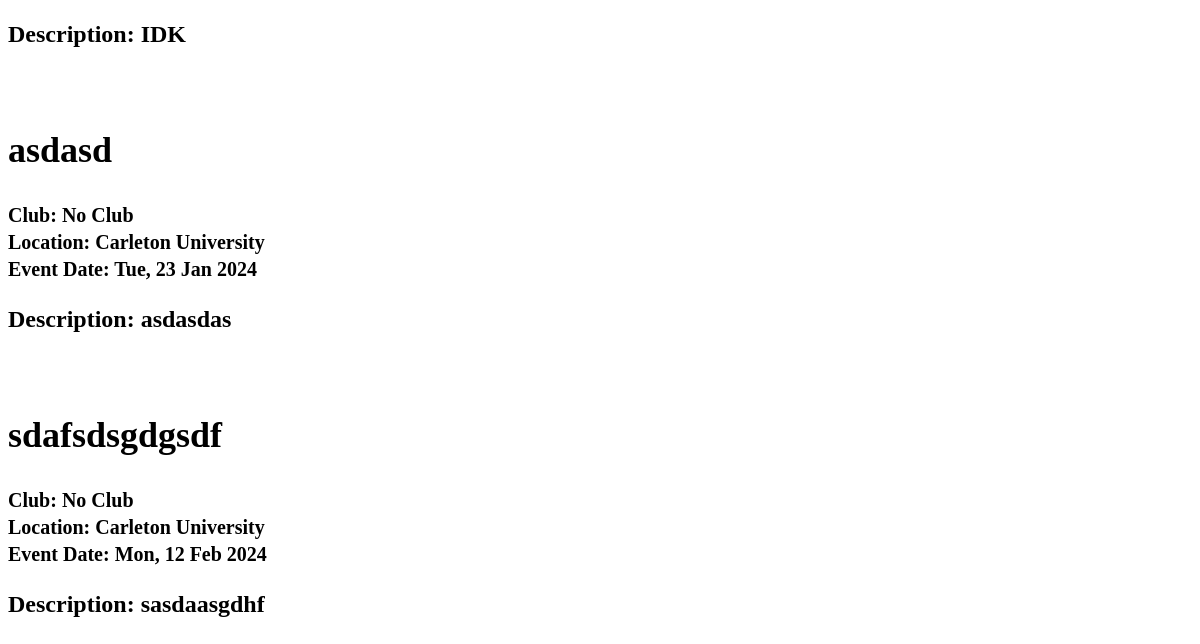
/club-events/ (lower part), run on an earlier commit of the app's database.
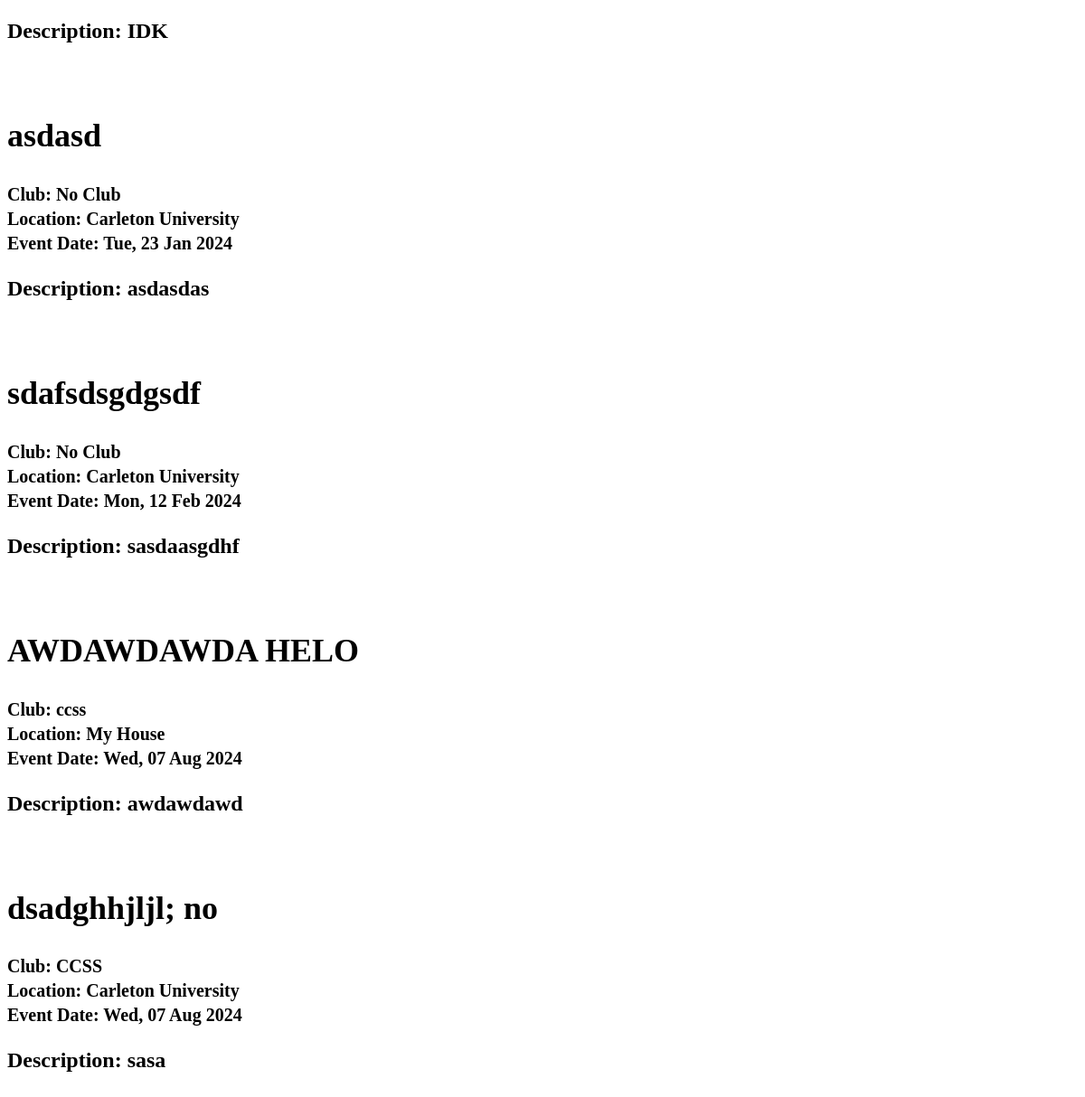
And on a later commit of the database.
### base/models.py (models this page shows, shortened)
class Event(models.Model):
    name = models.CharField(max_length=100, unique=False)
    description = models.TextField()
    clubName = models.CharField(max_length=100, unique=False, default="No Club")
    location = models.CharField(max_length=100, unique=False, default="Carleton University")
    date = models.DateField()

### base/views.py (the view)
# urls.py: path('club-events/', views.clubsEvents, name="clubEvents"),
def clubsEvents(request):
    Events = Event.objects.all()
    context = {'events': Events}
    return render(request, 'base/clubEvents.html', context)

### base/templates/base/clubEvents.html (shortened to what this page needs)
{% extends 'main.html' %}
{% block content %}
<h2> Below is a list of events from the various clubs at Carleton. Filter for the clubs that you may be interested in! <h2>
<div>
    <p>
        {% for event in events %}
        <div>
            <h2>{{ event.name }}</h2>
            <small>Club: {{ event.clubName }}</small><br>
            <small>Location: {{event.location}}</small><br>
            <small>Event Date: {{ event.date|date:"D, d M Y" }}</small>
            <p>Description: {{ event.description }}</p>
            <br>
        </div>
        {% endfor %}
    </p>
</div>
{% endblock content %}

What changed in the data, as far as the page shows it:
added Event: name "AWDAWDAWDA HELO", clubName "ccss", location "My House", date "Wed, 07 Aug 2024", description "awdawdawd"
added Event: name "dsadghhjljl; no", clubName "CCSS", location "Carleton University", date "Wed, 07 Aug 2024", description "sasa"
